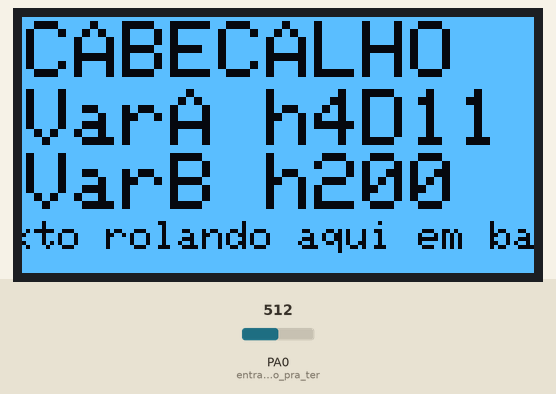
A sketch run on a simulated STM32 Black Pill. Shown: 128×64 one-colour display. The test bench sets the inputs (shaded band); at power-on: PA0 (entrada_flutuando_pra_ter) = 512. Random numbers use the default seed unless the sketch sets one.

Above: at 1.2 s.
1.3 s: PA0 (entrada_flutuando_pra_ter) set to 716
At 1.71 s:
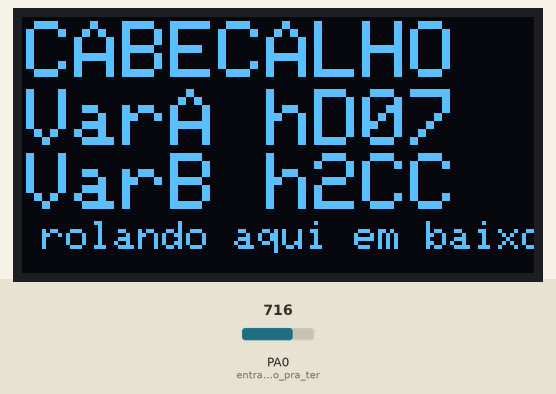
3.9 s: PA0 (entrada_flutuando_pra_ter) set to 511
At 4.12 s:
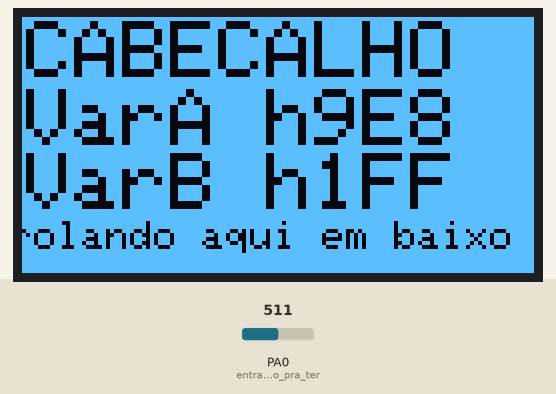
6.3 s: PA0 (entrada_flutuando_pra_ter) set to 306
At 6.41 s:
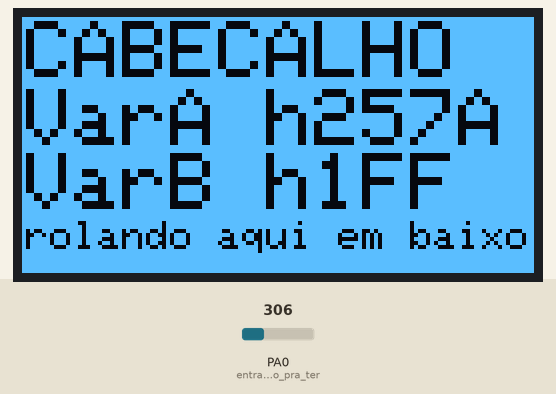

The sketch:

Exemplo_SSD1306_com_STM32.ino
```cpp
#include <Adafruit_GFX.h>
#include <Adafruit_SSD1306_STM32.h>
/*
 * Nota: este exemplo usa a biblioteca SoftWire no lugar da HardWire pra rodar na Black Pill usando
 * o mesmo barramento I2C da memória EEPROM que tem na placa. Na Maple Mini basta ligar os pinos
 * onde estiver marcado I2C1, sem modificar nenhum arquivo.
 * Pra usar o I2C1 hardware (PB6 SCL e PB7 SDA) pode pular essa parte, mas são necessários dois resistores de
 * pull up de 10k nessas duas linhas
 *
 * Pra funcionar, é necessário editar o arquivo
 * Adafruit_SSD1306_STM32.cpp dessa forma:
 *
 * #include <SoftWire.h>
 * SoftWire SW(PB4,PB6,SOFT_STANDARD); // mesmos pinos da EEPROM da Black Pill
 * #define Wire SW
 *
 * esse define faz com que a biblioteca utilize a interface I2C soft no lugar da hardware
 * também podem ser utilizados quaisquer outros pinos
 */
unsigned char invertido=0;
unsigned int contador_a=12345;
unsigned int contador_b=31345;
char rolante_x=0;
char rolante_dir=4;
Adafruit_SSD1306 display(4); // 4 é um pino de reset que a biblioteca pede, que no caso não é utilizado por este módulo
void desenhaCabecalho(){
  if(invertido){
    display.fillRect(0,0,128,16,WHITE);
    display.setTextColor(BLACK);
  }else{
    display.fillRect(0,0,128,16,BLACK);
    display.setTextColor(WHITE);
  };
  display.setTextSize(2);
  display.setCursor(1,1);
  display.println("CABECALHO");
}
void desenhaNumeros(){
  if(invertido){
    display.fillRect(0,16,128,48,WHITE);
    display.setTextColor(BLACK);
  }else{
    display.fillRect(0,16,128,48,BLACK);
    display.setTextColor(WHITE);
  };
  display.setTextSize(2);
  display.setCursor(1,18);
  display.print("VarA h"); display.println(contador_a,HEX);
  display.setCursor(1,34);
  display.print("VarB h"); display.println(contador_b,HEX);
  display.setTextSize(1);
  display.setCursor(1-rolante_x,51);
  display.print("Texto rolando aqui em baixo");

}
void cls(){
  display.clearDisplay();
}
void flip(){
  display.display();
}

void setup() {
  // put your setup code here, to run once:
  pinMode(PA0,INPUT); // entrada flutuando pra ter valores aleatorios
  Serial.begin(115200); // na maple mini / black pill tanto importa o baud
  display.begin(SSD1306_SWITCHCAPVCC,0x3C);
  display.setTextWrap(false);

  cls();
  desenhaCabecalho();
  desenhaNumeros();
  flip();
};

void loop() {
  static unsigned long temporizador_display=0;
  // put your main code here, to run repeatedly:
  contador_b = analogRead(PA0);
  if(millis() >= temporizador_display + 25){
    rolante_x = rolante_x + rolante_dir;
    if( (rolante_x > 40)  | (rolante_x < 1)){
      rolante_dir *= -1;
      invertido=1-invertido;
      desenhaCabecalho();
    };
    contador_a = random(32000);
    desenhaNumeros();
    flip();
    temporizador_display=millis();
  }
}
```
